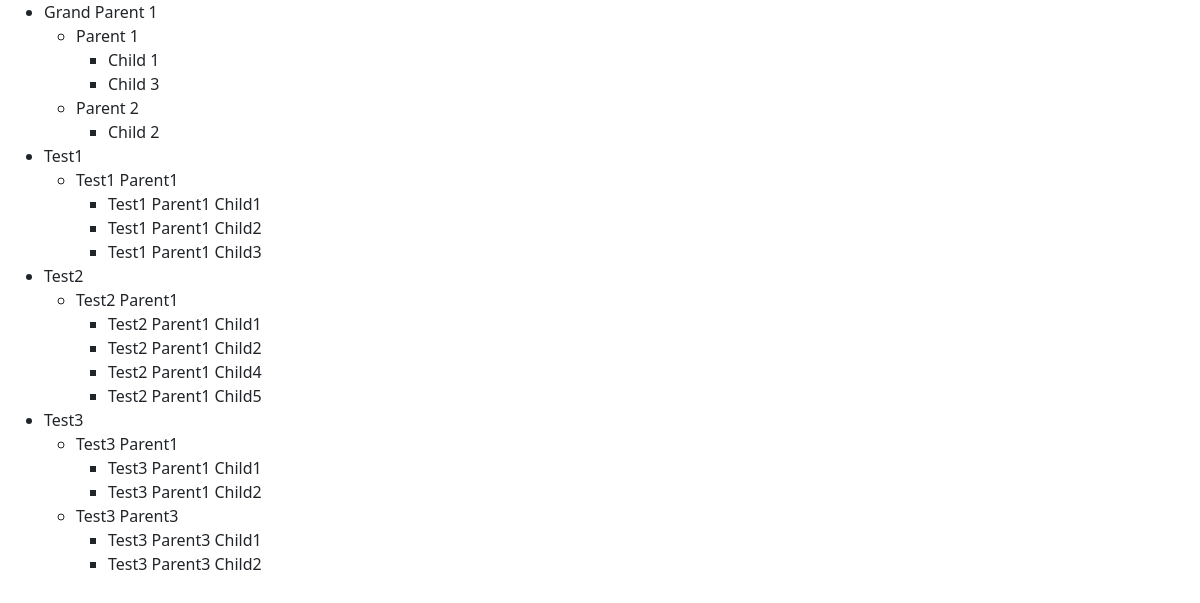
The page / on the database its author committed.
### webapp/models.py (models this page shows, shortened)
class GrandParent(models.Model):
    name = models.CharField(max_length=100)
    gender = models.CharField(choices=GENDER, max_length=50)
    age = models.CharField(max_length=10)
    img = models.ImageField(upload_to="photos/", default="profile_pic.png", null=True, blank=True)
    @property
    def get_child(self):
        return list(self.parent_grandparent.all())

class Parent(models.Model):
    parent = models.ForeignKey(GrandParent, on_delete=models.CASCADE, related_name="parent_grandparent")
    name = models.CharField(max_length=100)
    gender = models.CharField(choices=GENDER, max_length=50)
    age = models.CharField(max_length=10)
    img = models.ImageField(upload_to="photos/", default="profile_pic.png", null=True, blank=True)
    @property
    def get_child(self):
        return list(self.child.all())

class Child(models.Model):
    parent = models.ForeignKey(Parent, on_delete=models.CASCADE, related_name="child")
    name = models.CharField(max_length=100)
    gender = models.CharField(choices=GENDER, max_length=50)
    age = models.CharField(max_length=10)
    img = models.ImageField(upload_to="photos/", default="profile_pic.png", null=True, blank=True)

### webapp/views.py (the view)
# urls.py: 2. Add a URL to urlpatterns:  path('', Home.as_view(), name='home')
class Home(TemplateView):
    template_name = "home.html"
    def get_context_data(self, **kwargs):
        context = super().get_context_data(*kwargs)
        grandparents = GrandParent.objects.all()
        context["grandparents"] = grandparents
        return context

### templates/home.html
{% extends 'base.html' %}
{% load static %}
{% block content %}
<ul>
    {% for grandparent in grandparents %}
    <li class="text-capitalize">{{grandparent.name}}</li>
    {% if grandparent.get_child %}
    <ul>
        {% for parent in grandparent.get_child %}
        <li class="text-capitalize">{{parent.name}}</li>
        {% if parent.get_child %}
        <ul>
            {% for child in parent.get_child %}
            <li class="text-capitalize">{{child.name}}</li>
            {% endfor %}
        </ul>
        {% endif %}
        {% endfor %}
    </ul>
    {% endif %}
    {% endfor %}
</ul>
{% endblock %}

### templates/base.html (shortened to what this page needs)
<!DOCTYPE html>
{% load static %}
<html lang="en">
<head>
    <link href="https://cdn.jsdelivr.net/npm/bootstrap@5.0.2/dist/css/bootstrap.min.css" rel="stylesheet">
</head>
<body>
<div class="container-fluid">
    {% block content %}{% endblock %}
</div>
</body>
</html>

### rows shown on the page
GrandParent: name "Grand Parent 1"
Parent: name "Parent 1"
Child: name "Child 1"
Child: name "Child 3"
Parent: name "Parent 2"
Child: name "Child 2"
GrandParent: name "Test1"
Parent: name "Test1 Parent1"
Child: name "Test1 Parent1 Child1"
Child: name "Test1 Parent1 Child2"
Child: name "Test1 Parent1 Child3"
GrandParent: name "Test2"
Parent: name "Test2 Parent1"
Child: name "Test2 Parent1 Child1"
Child: name "Test2 Parent1 Child2"
Child: name "Test2 Parent1 Child4"
Child: name "Test2 Parent1 Child5"
GrandParent: name "Test3"
Parent: name "Test3 Parent1"
Child: name "Test3 Parent1 Child1"
Child: name "Test3 Parent1 Child2"
Parent: name "Test3 Parent3"
Child: name "Test3 Parent3 Child1"
Child: name "Test3 Parent3 Child2"
